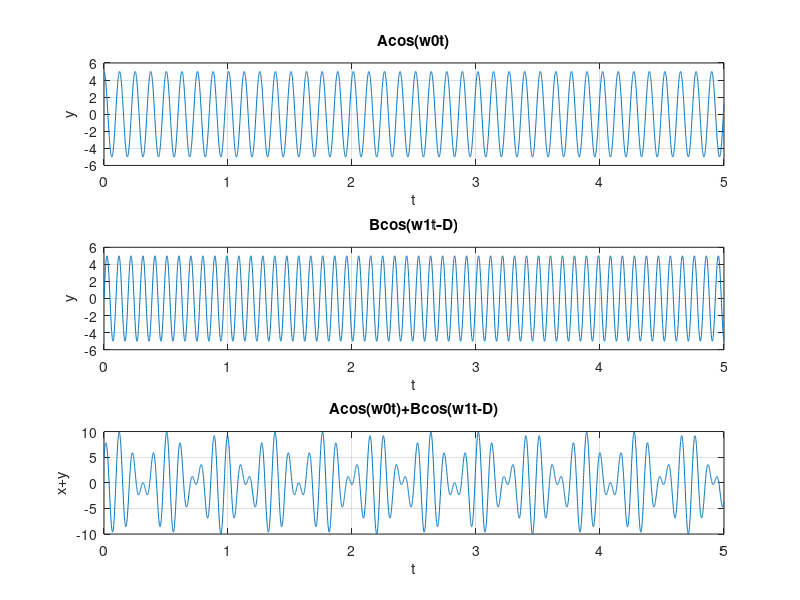

MATLAB code for this plot:
clear all;
close all;
clf;

A=5;
B=5;

t=0:.001:5;
D=pi/2;

w0=50;
w1=65;

subplot(3,1,1)
x1=A*cos(w0*t);
plot(t,x1);
grid on
xlabel('t'), ylabel('y');
title('Acos(w0t)');

subplot(3,1,2)
y1=B*cos(w1*t-D);
plot(t,y1)
grid on
xlabel('t'), ylabel('y');
title('Bcos(w1t-D)');

subplot(3,1,3)
s=A*cos(w0*t)+B*cos(w1*t-D);
plot(t,s)
grid on
xlabel('t'), ylabel('x+y');
title('Acos(w0t)+Bcos(w1t-D)');
